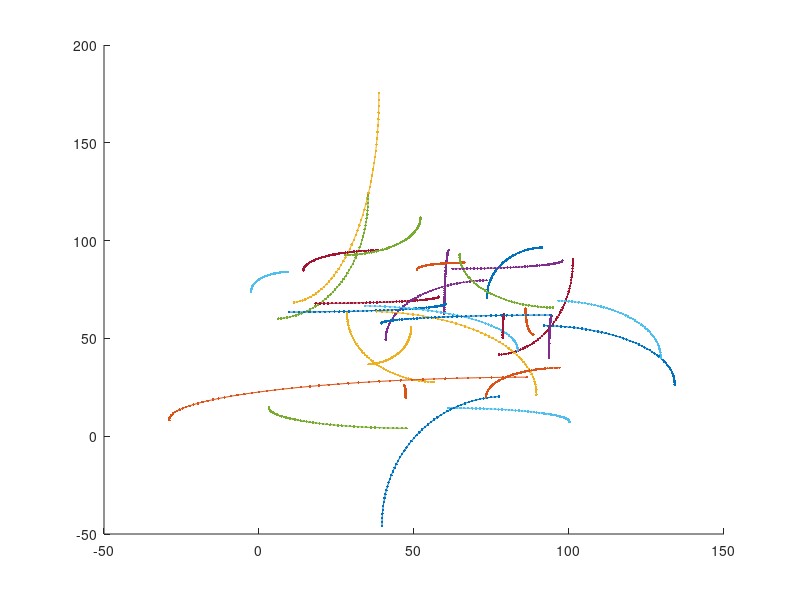

This chart was generated by the following MATLAB code: (Note: this script raises an error after producing the figure.)
clc;
clear;
addpath('/Users/jameslondon/Documents/Fishel Lab/Albus/Albus 4/Tracking');

tic;
%% GENERATE POSITIONS
durration = 50;
numOrginalTracks = 30;
positions = cell(durration,1);
positions{1} = rand(numOrginalTracks,2)*100;
curveA = randn(numOrginalTracks,1);
curveB = randn(numOrginalTracks,1);
for f=2:durration
    positions{f} = positions{f-1} + [curveA*cos(f/durration*pi/2)  curveB*sin(f/durration*pi/2)] ;
end

%% PLOT REAL TRACKS
figure(1)
cla;
hold on;
for i=1:size(positions{1},1)
    track = zeros(durration,2);
    for f=1:size(positions,1)
        track(f,:) = positions{f}(i,:);
    end
    plot(track(:,1),track(:,2),'.-');
end
hold off;



%% GRAPH THEORY
maxDist = 5;

tracks = triTrackTracking( positions, maxDist );

%% PLOT the FOUND TRACKS
figure(4)
cla;
hold on;
for i=1:size(tracks,1)
    pos = cell2mat(tracks.Positions(i));
    plot(pos(:,1),pos(:,2),'.-');
end
hold off;

toc
